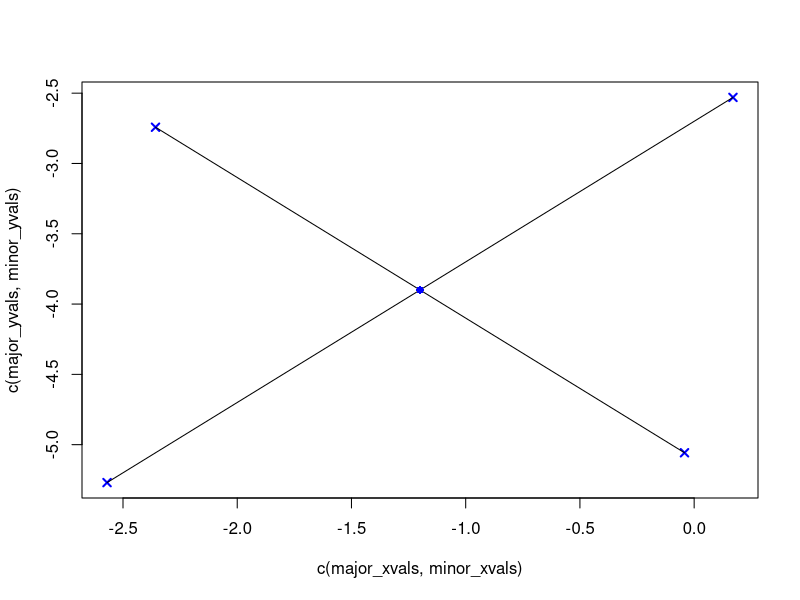
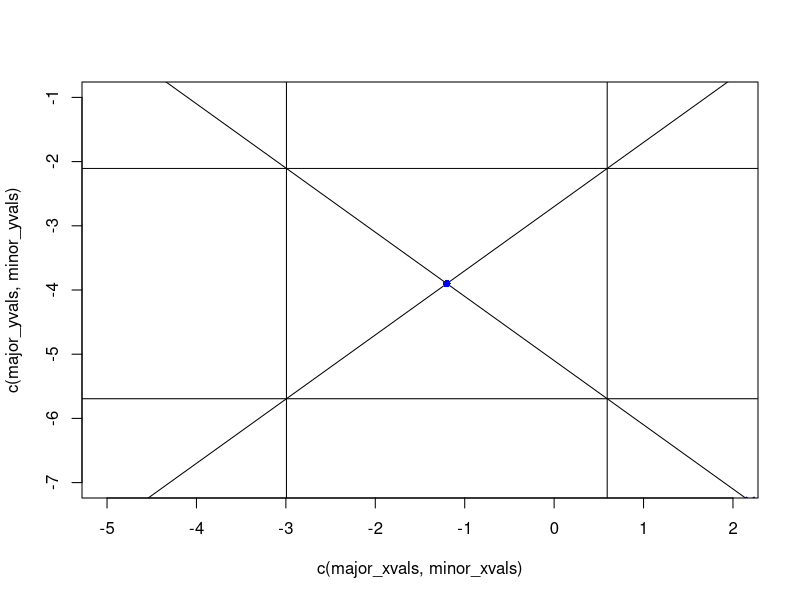

Reproduce these figures in R, in order.
# QUIZ 1
# A. GILL

# QUESTION 3

n <- 12
p = 2
xbar <- cbind(c(-1.2, -3.9))
S <- rbind(c(6,1), c(1,6))
Sinv <- solve(S)

# PART A - confidence ellipsoid at level 90%

alpha <- 0.1
S.eig <- eigen(S)
scale <- p*(n-1)*qf(1-alpha, p, n-p)/(n*(n-p))

# major axis endpoints
(major_pt1 <- xbar - S.eig$vectors[,1] * sqrt(S.eig$values[1]*scale))
(major_pt2 <- xbar + S.eig$vectors[,1] * sqrt(S.eig$values[1]*scale))

# minor axis endpoints
(minor_pt1 <- xbar - S.eig$vectors[,2] * sqrt(S.eig$values[2]*scale))
(minor_pt2 <- xbar + S.eig$vectors[,2] * sqrt(S.eig$values[2]*scale))

# vector of x-coordinates for major axis
major_xvals <- c(major_pt1[1], major_pt2[1])

# vector of y-coordinates for major axis
major_yvals <- c(major_pt1[2], major_pt2[2])

# vector of x-coordinates for minor axis
minor_xvals <- c(minor_pt1[1], minor_pt2[1])

# vector of y-coordinates for minor axis
minor_yvals <- c(minor_pt1[2], minor_pt2[2])

# plot major and minor axes
plot(c(major_xvals,minor_xvals), c(major_yvals,minor_yvals), pch=4, col="blue", lwd=2)
lines(major_xvals, major_yvals)
lines(minor_xvals, minor_yvals)
points(xbar[1], xbar[2], pch=16, col="blue")

# PART B - confidence ellipsoid for known variance

# to build the ellipse, everything stays the same except for the scale

scale <- qchisq(1-alpha, p)

# major axis endpoints
(major_pt1 <- xbar - S.eig$vectors[,1] * sqrt(S.eig$values[1]*scale))
(major_pt2 <- xbar + S.eig$vectors[,1] * sqrt(S.eig$values[1]*scale))

# minor axis endpoints
(minor_pt1 <- xbar - S.eig$vectors[,2] * sqrt(S.eig$values[2]*scale))
(minor_pt2 <- xbar + S.eig$vectors[,2] * sqrt(S.eig$values[2]*scale))

# vector of x-coordinates for major axis
major_xvals <- c(major_pt1[1], major_pt2[1])

# vector of y-coordinates for major axis
major_yvals <- c(major_pt1[2], major_pt2[2])

# vector of x-coordinates for minor axis
minor_xvals <- c(minor_pt1[1], minor_pt2[1])

# vector of y-coordinates for minor axis
minor_yvals <- c(minor_pt1[2], minor_pt2[2])

# plot major and minor axes
plot(c(major_xvals,minor_xvals), c(major_yvals,minor_yvals), pch=4, col="blue", lwd=2, xlim=c(-5,2), ylim=c(-7,-1))
lines(major_xvals, major_yvals)
lines(minor_xvals, minor_yvals)
points(xbar[1], xbar[2], pch=16, col="blue")

# PART C - projection to get confidence interval

scale <- p*(n-1)*qf(1-alpha, p, n-p)/(n*(n-p))

# for variable x1
l_x1 <- c(1,0)
x1_ci_low <- c(crossprod(l_x1, xbar)) - sqrt(scale * t(l_x1) %*% S %*% l_x1)
x1_ci_high <- c(crossprod(l_x1, xbar)) + sqrt(scale * t(l_x1) %*% S %*% l_x1)

# for variable x2
l_x2 <- c(0,1)
x2_ci_low <- c(crossprod(l_x2, xbar)) - sqrt(scale * t(l_x2) %*% S %*% l_x2)
x2_ci_high <- c(crossprod(l_x2, xbar)) + sqrt(scale * t(l_x2) %*% S %*% l_x2)

# plot x1 CI as vertical lines
# plot x2 CI as horizontal lines
abline(v=c(x1_ci_low, x1_ci_high))
abline(h=c(x2_ci_low, x2_ci_high))


